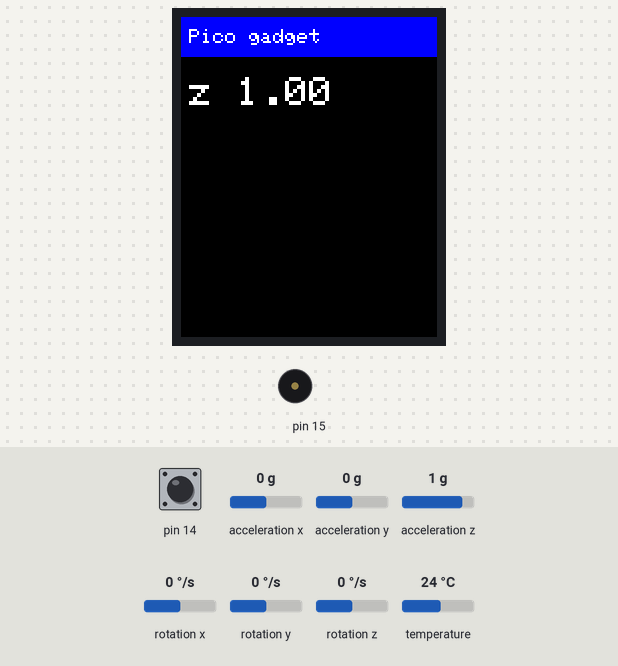
Bench run of a sketch on a simulated Arduino Uno, built with avr-gcc and run on an emulated ATmega328P. On the bench: 128×160 colour display, buzzer (waves = sounding). The test bench sets the inputs (shaded band); at power-on: pin 14 HIGH, acceleration z 1 g, acceleration x 0 g, acceleration y 0 g, rotation x 0 °/s, rotation y 0 °/s, rotation z 0 °/s, temperature 24 °C. What the sketch prints to the serial monitor is not drawn.

Above: at 1.3 s.
1.4 s: pin 14 pulled LOW for 0.15 s
At 1.55 s:
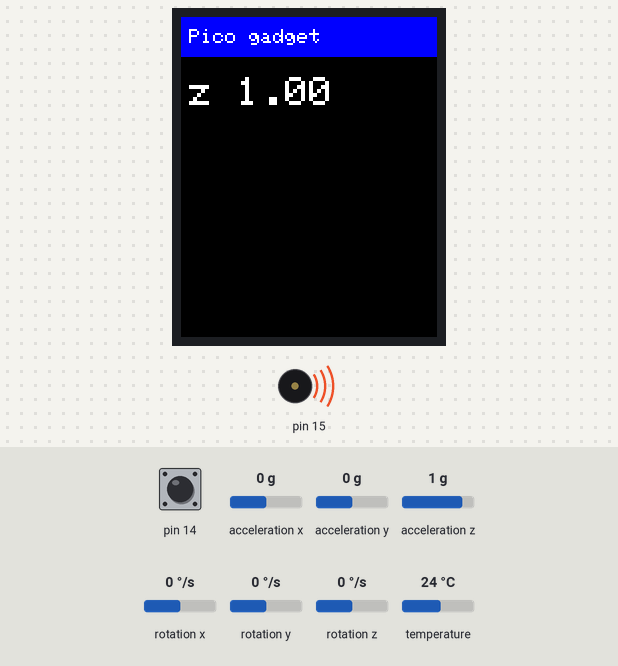
3.1 s: acceleration z set to -1.4 g
At 3.8 s:
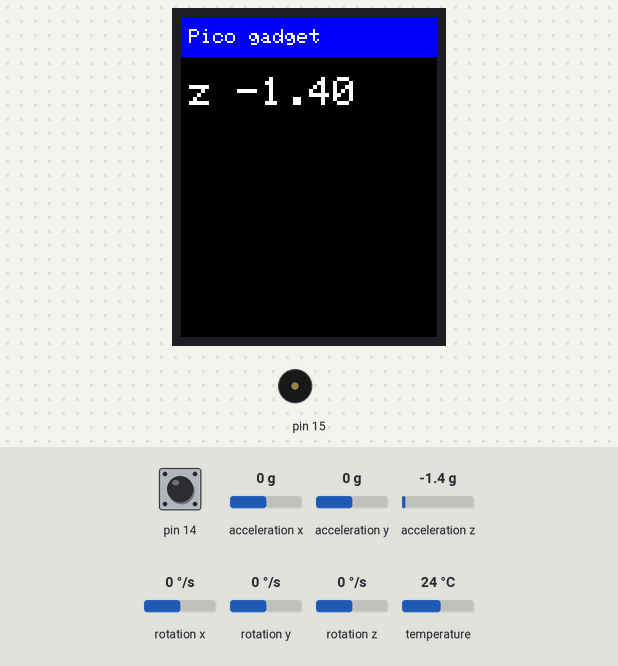
6.1 s: acceleration z set to -0.8 g
At 7.3 s:
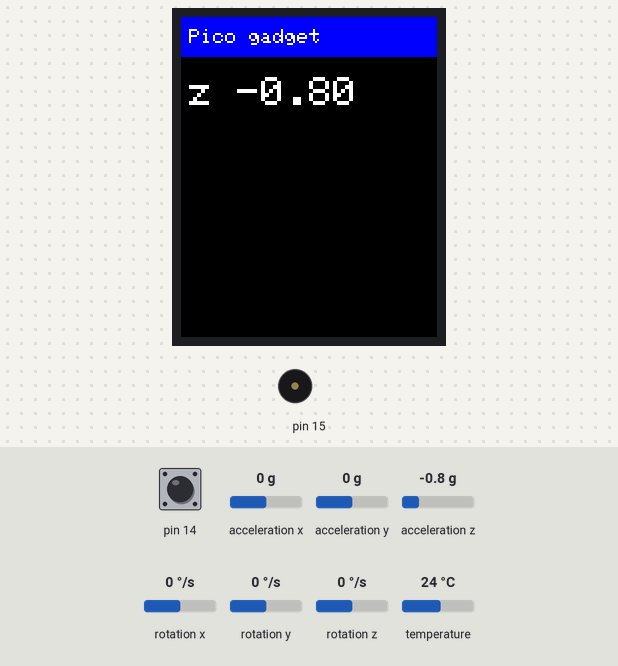
7.6 s: acceleration z set to 0 g
At 8.8 s:
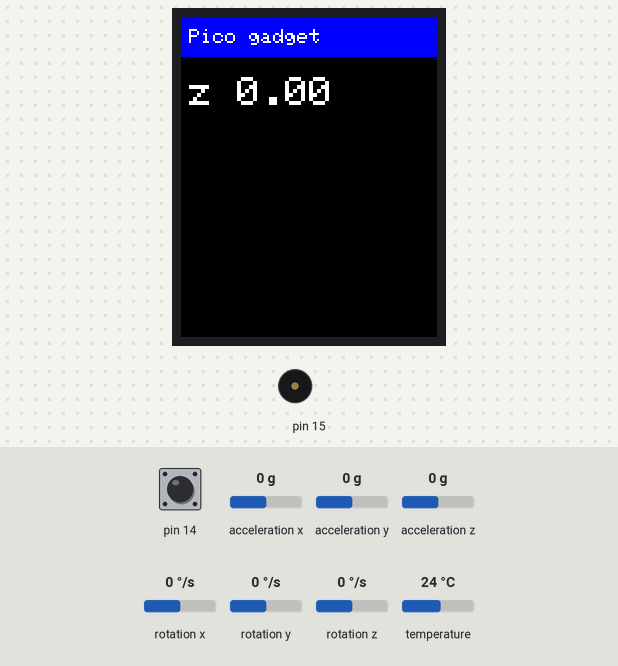
9.1 s: pin 14 pulled LOW for 1 s
At 9.9 s:
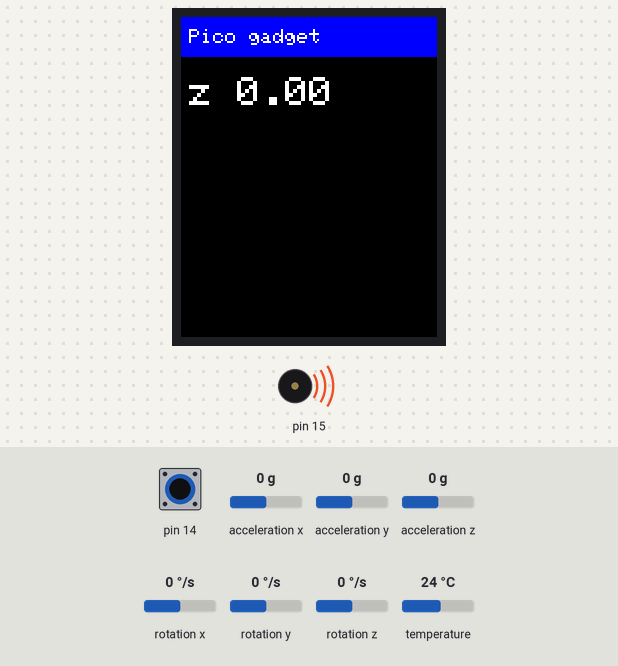
11.6 s: pin 14 pulled LOW for 3.2 s
At 15.7 s:
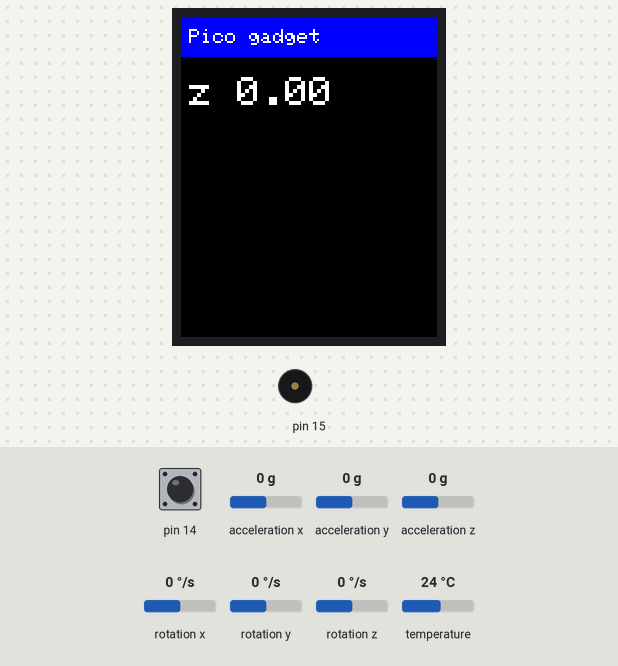
Timing chart, 0 to 17.2 s (numbered marks = the images above; inputs shaded):
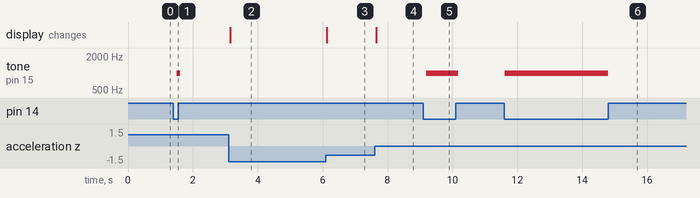

Measured:
- after the input at 1.4 s, tone on pin 15: silent → 1000 Hz after 0.10 s, → silent 0.11 s later
- after the input at 3.1 s, the display: changes after 0.05 s (image 2)
- after the input at 6.1 s, the display: changes at once (image 3)
- after the input at 7.6 s, the display: changes after 0.06 s (image 4)
- after the input at 9.1 s, tone on pin 15: silent → 1000 Hz after 0.10 s, → silent 0.99 s later
- after the input at 11.6 s, tone on pin 15: silent → 1000 Hz at once, → silent 3.2 s later

The sketch:

pico_gadget.ino
```cpp
// Pocket gadget on a Raspberry Pi Pico, one part per bus:
//   ST7735 colour TFT on SPI0 (SCK GP18, MOSI GP19, CS GP17, DC GP20, RST GP21)
//   MPU6050 on Wire (SDA GP4, SCL GP5)
//   button on GP14 to GND (INPUT_PULLUP), passive buzzer on GP15 (tone 1 kHz while pressed)
// The screen shows the accelerometer's X/Y/Z in g; serial prints the same values.
#include <SPI.h>
#include <Wire.h>
#include <Adafruit_GFX.h>
#include <Adafruit_ST7735.h>
#include <Adafruit_MPU6050.h>
#include <Adafruit_Sensor.h>

Adafruit_ST7735 tft(17, 20, 21);  // CS, DC, RST on the default SPI0 pins
Adafruit_MPU6050 mpu;
bool beeping = false;

void setup() {
  Serial.begin(115200);
  pinMode(14, INPUT_PULLUP);
  tft.initR(INITR_BLACKTAB);
  tft.fillScreen(ST77XX_BLACK);
  tft.fillRect(0, 0, 128, 20, ST77XX_BLUE);
  tft.setTextColor(ST77XX_WHITE);
  tft.setTextSize(1);
  tft.setCursor(4, 6);
  tft.print("Pico gadget");
  if (!mpu.begin()) {
    Serial.println("mpu fail");
  } else {
    Serial.println("mpu ok");
  }
}

void loop() {
  sensors_event_t a, g, t;
  mpu.getEvent(&a, &g, &t);
  float x = a.acceleration.x / 9.81f, y = a.acceleration.y / 9.81f, z = a.acceleration.z / 9.81f;
  tft.fillRect(0, 30, 128, 40, ST77XX_BLACK);
  tft.setTextSize(2);
  tft.setCursor(4, 30);
  tft.print("z ");
  tft.print(z, 2);
  Serial.print("accel ");
  Serial.print(x, 2);
  Serial.print(" ");
  Serial.print(y, 2);
  Serial.print(" ");
  Serial.println(z, 2);

  bool pressed = digitalRead(14) == LOW;
  if (pressed && !beeping) {
    tone(15, 1000);
    Serial.println("beep");
  } else if (!pressed && beeping) {
    noTone(15);
  }
  beeping = pressed;
  delay(100);
}
```
